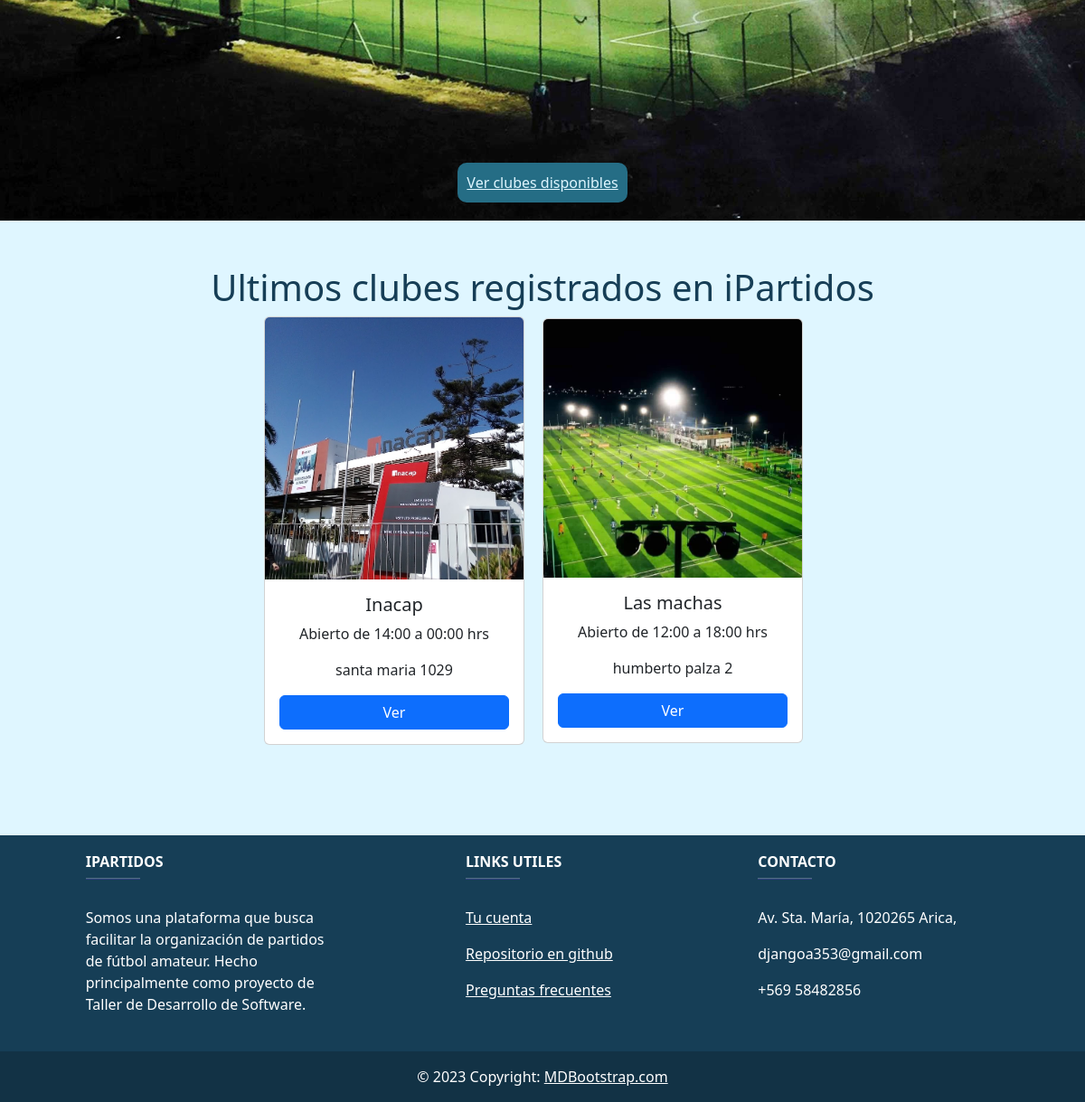
The app's page / (lower part), older data.
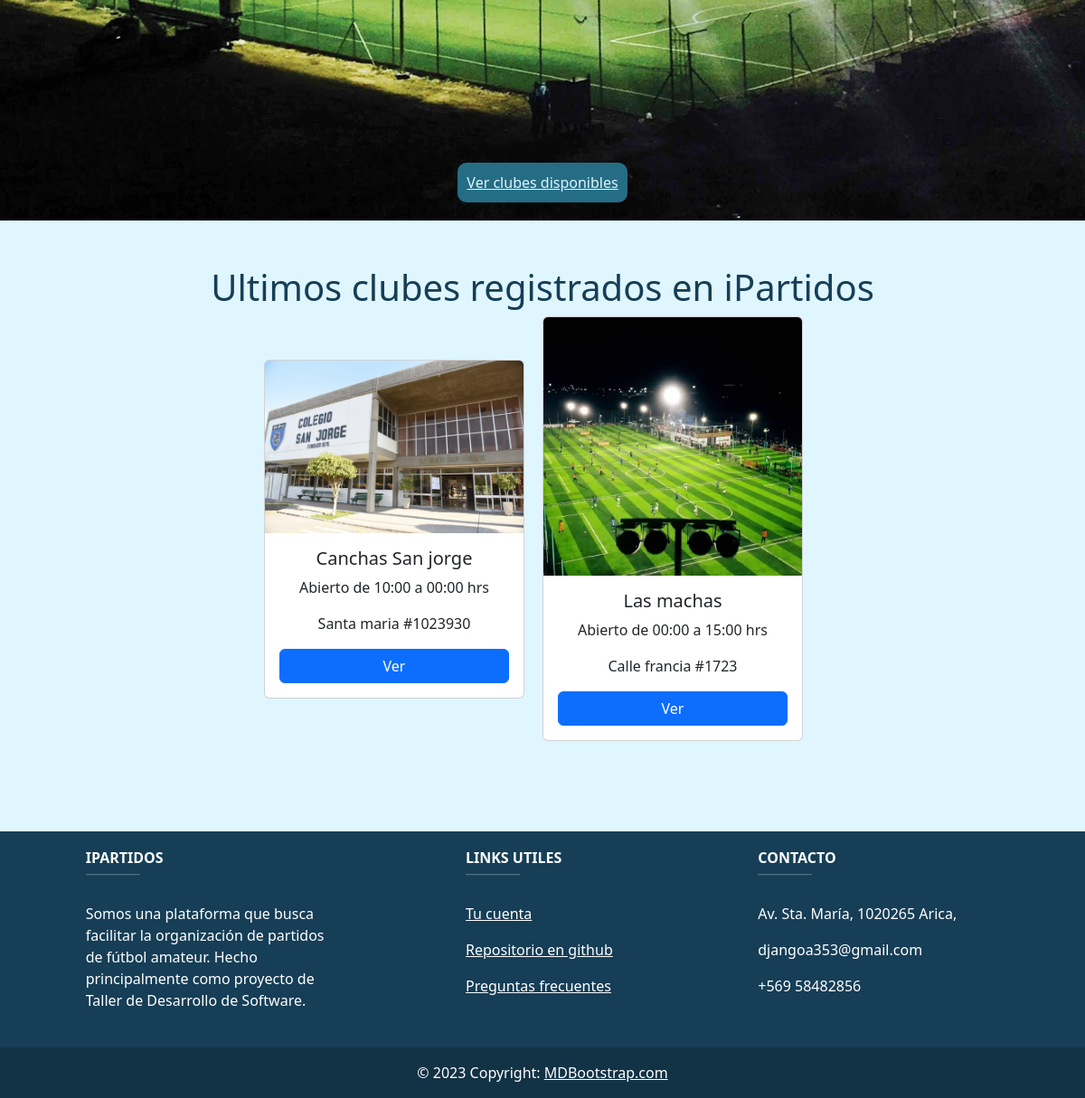
The same page, newer data.
### registration/models.py (models this page shows, shortened)
class UsuarioProfile(AbstractUser):
    name = models.CharField(max_length=200, default='', verbose_name="Nombre")
    last_name = models.CharField(max_length=200, default='', verbose_name="Apellido")
    email = models.EmailField(max_length=254, unique=True, default='')
    phoneNumber = models.CharField(max_length=20, blank=True, verbose_name='Número de teléfono', default='1234567890')
    role = models.CharField(max_length=100, default='client', verbose_name='Crear cuenta como club')
    state = models.BooleanField(default=True)

class Tenant(UsuarioProfile):
    fieldsNetWorth = models.FloatField(default=0.0)
    clubName = models.CharField(max_length=200, default='')
    clubDescription = models.CharField(max_length=200, default='')
    clubPhoto = models.ImageField(upload_to='club_photos', null=True, blank=True)
    clubAddress = models.CharField(max_length=200, default='')
    clubApertureTime = models.TimeField('Hora de apertura', null=True, blank=True,)
    clubClosureTime = models.TimeField('Hora de cierre', null=True, blank=True,)
    class Meta:
        verbose_name = 'Arrendatario'
        verbose_name_plural = 'Arrendatarios'

### core/views.py (the view)
# urls.py: path('', views.home, name="home"),
def home(request):
    clubs = Tenant.objects.exclude(clubName='')\
        .exclude(clubDescription='')\
        .exclude(clubPhoto=None)\
        .exclude(clubAddress='')\
        .exclude(clubApertureTime=None)\
        .exclude(clubClosureTime=None)\
        .order_by('-date_joined')[:3]
    return render(request, 'core/home.html', {'clubs': clubs})

### core/templates/core/home.html (shortened to what this page needs)
{% extends 'core/base.html' %}
{% block content %}
{% load static %}
<div style="margin-bottom: 50px;">
    <div style="background: url({% static 'core/img/soccer-open-field.jpg' %}) no-repeat center center; background-size: cover; text-align: center; padding: 20px;">
        <br>
        <a href="{% url 'all' %}" class='home-reference'> Ver clubes disponibles </a>
    </div>
</div>
<h1 style="color: #163E56; text-align: center;" >Ultimos clubes registrados en iPartidos</h1>
<div class='container d-flex justify-content-center align-items-center'>
    {% for club in clubs %}
    <div class="card" style="width: 18rem; margin-right: 20px;">
        {% if club.clubPhoto %}
            <img style="object-fit: cover; max-height: 290px;" src="{{ club.clubPhoto.url }}" class="card-img-top" alt="...">
        {% else %}
            <img src="{% static 'core/img/noPhoto.jpg' %}" class="card-img-top" alt="...">
        {% endif %}
        <div class="card-body">
            <h5 class="card-title">{{ club.clubName }}</h5>
            <div class="card-text">
                <p>Abierto de {{ club.clubApertureTime }} a {{ club.clubClosureTime }} hrs</p>
                <p>{{ club.clubAddress }}</p>
            </div>
            <a href="{% url 'field_detail' pk=club.id %}" class="btn btn-primary btn-block">
                {% if request.user.role != 'client' or request.user.is_superuser %}
                    Ver
                {% else %}
                    Reservar
                {% endif %}
            </a>
        </div>
    </div>
    {% endfor %}
</div style="margin-bottom: 50px;">
{% include 'core/footer.html'%}
{% endblock %}

Row changes from the older to the newer data that the page shows:
removed Tenant: clubPhoto (picture), clubName "Inacap", clubApertureTime "14:00", clubClosureTime "00:00", clubAddress "santa maria 1029"
added Tenant: clubPhoto (picture), clubName "Canchas San jorge", clubApertureTime "10:00", clubClosureTime "00:00", clubAddress "Santa maria #1023930"
changed Tenant "Las machas": clubApertureTime "12:00" → "00:00"; clubClosureTime "18:00" → "15:00"; clubAddress "humberto palza 2" → "Calle francia #1723"
